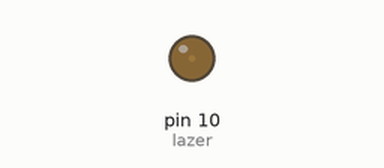
Recording of a sketch running on a simulated Arduino Uno, built with avr-gcc and run on an emulated ATmega328P. Shown: output pins drawn as LEDs (lit = HIGH).

Above: at 1.05 s.
At 3.25 s:
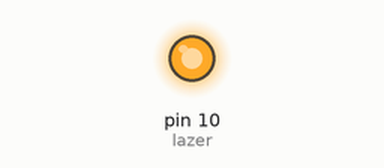
Timing chart, 0 to 6.2 s (numbered marks = the images above):
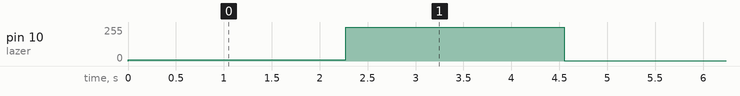

The sketch:

Codigo_Lazer.ino
```cpp
int lazer = 10;  // Pino PWM
const byte potenciaLazer = 10;
void setup() {
  pinMode(lazer, OUTPUT);
  analogWrite(lazer, potenciaLazer);
  delay(1000);
}

void loop() {
  for (int c = 0; c < 255; c++) {
    analogWrite(lazer, c);
    delay(5);
  }
  delay(1000);
  for (int c = 255; c > 0; c--) {
    analogWrite(lazer, c);
    delay(5);
  }
  delay(1000);
}
```

Measured:
- by itself, pin 10 (lazer): 10/255 → 254/255 at 2.3 s, → 1/255 2.3 s later, → 254/255 2.3 s later, → 1/255 2.3 s later, … (18 changes in this stretch)
